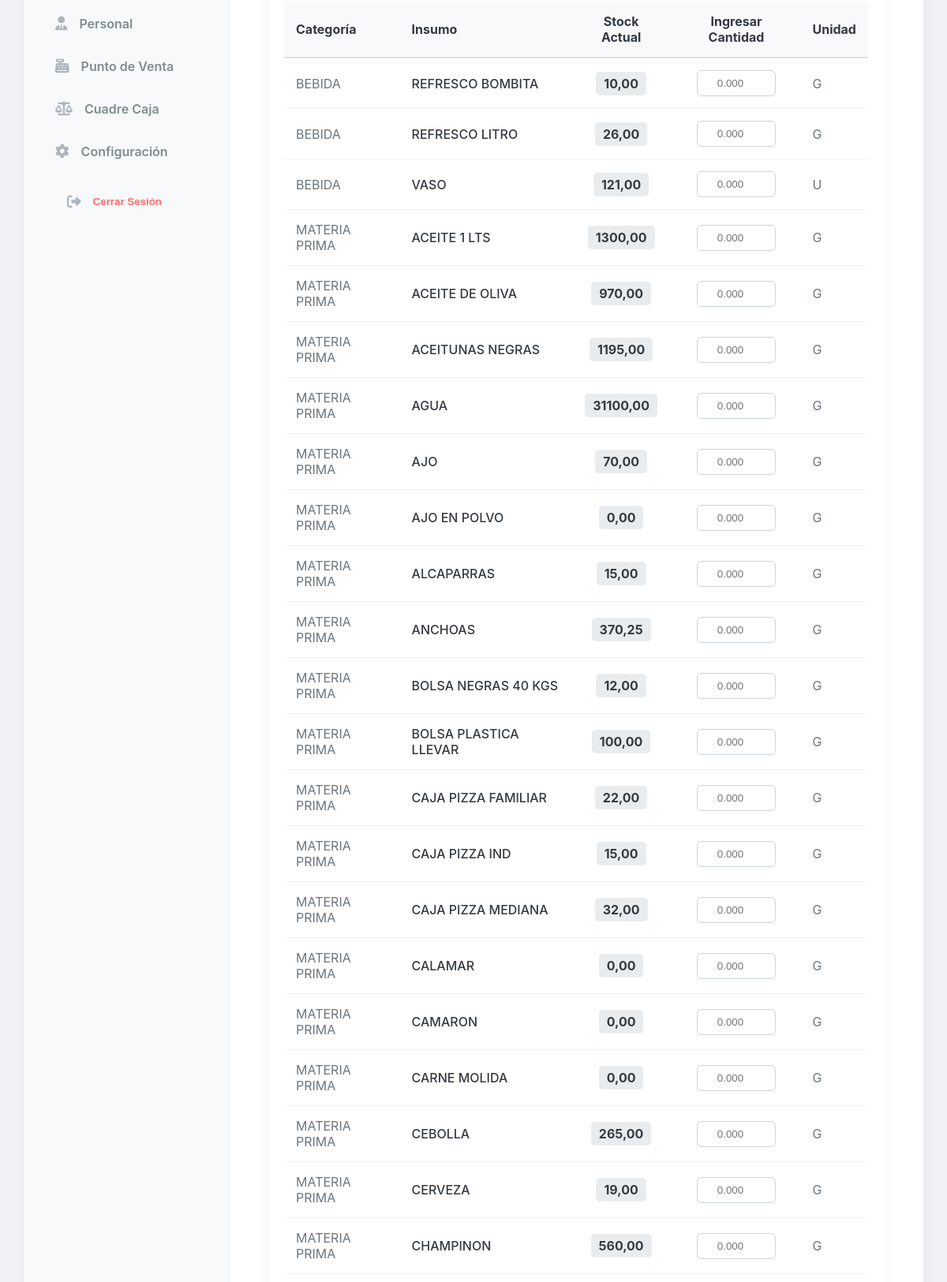
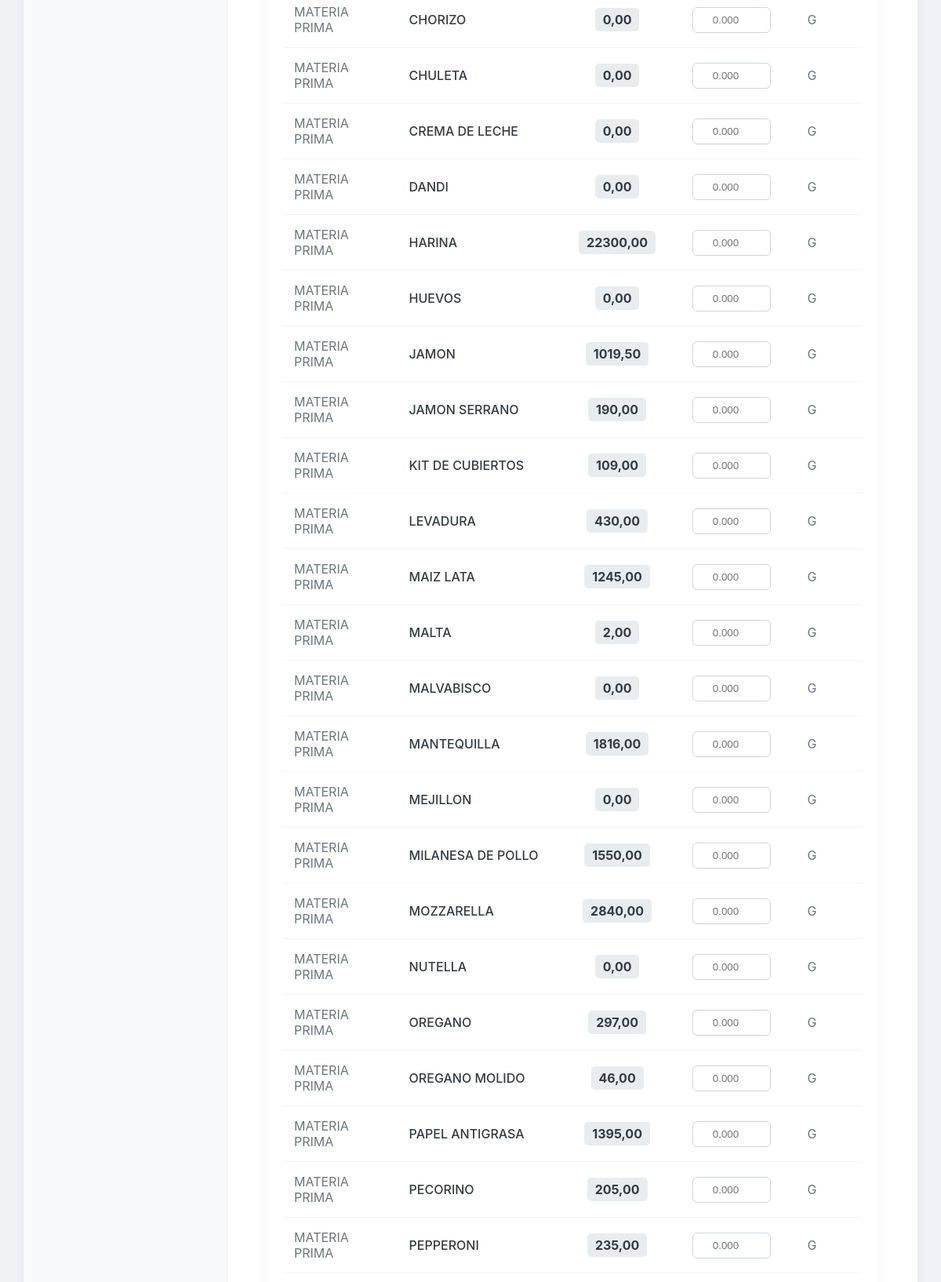
Page /inventory/inventario/carga-masiva/ (signed in, middle part) on the earlier database version (2 pictures, top to bottom).
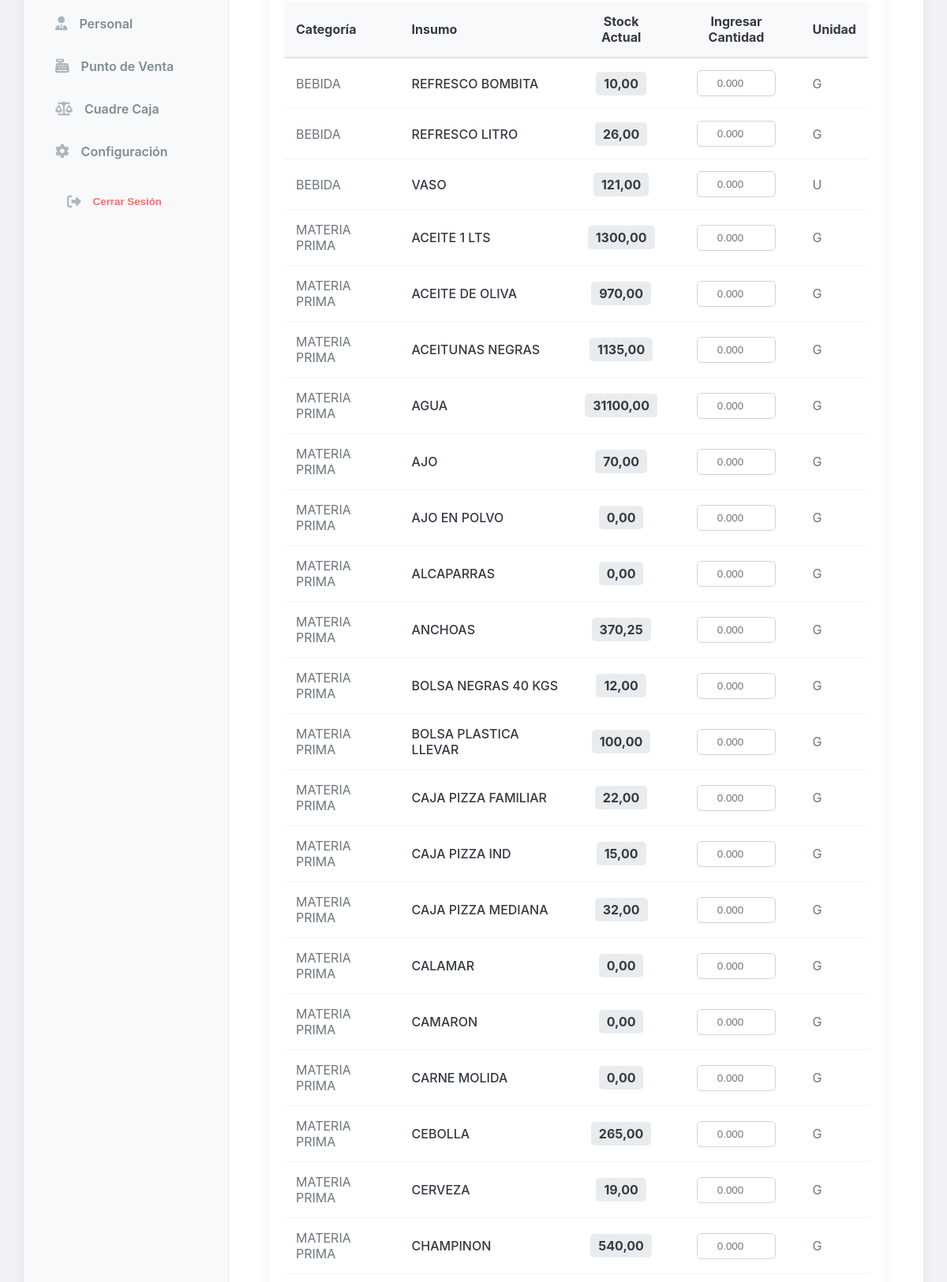
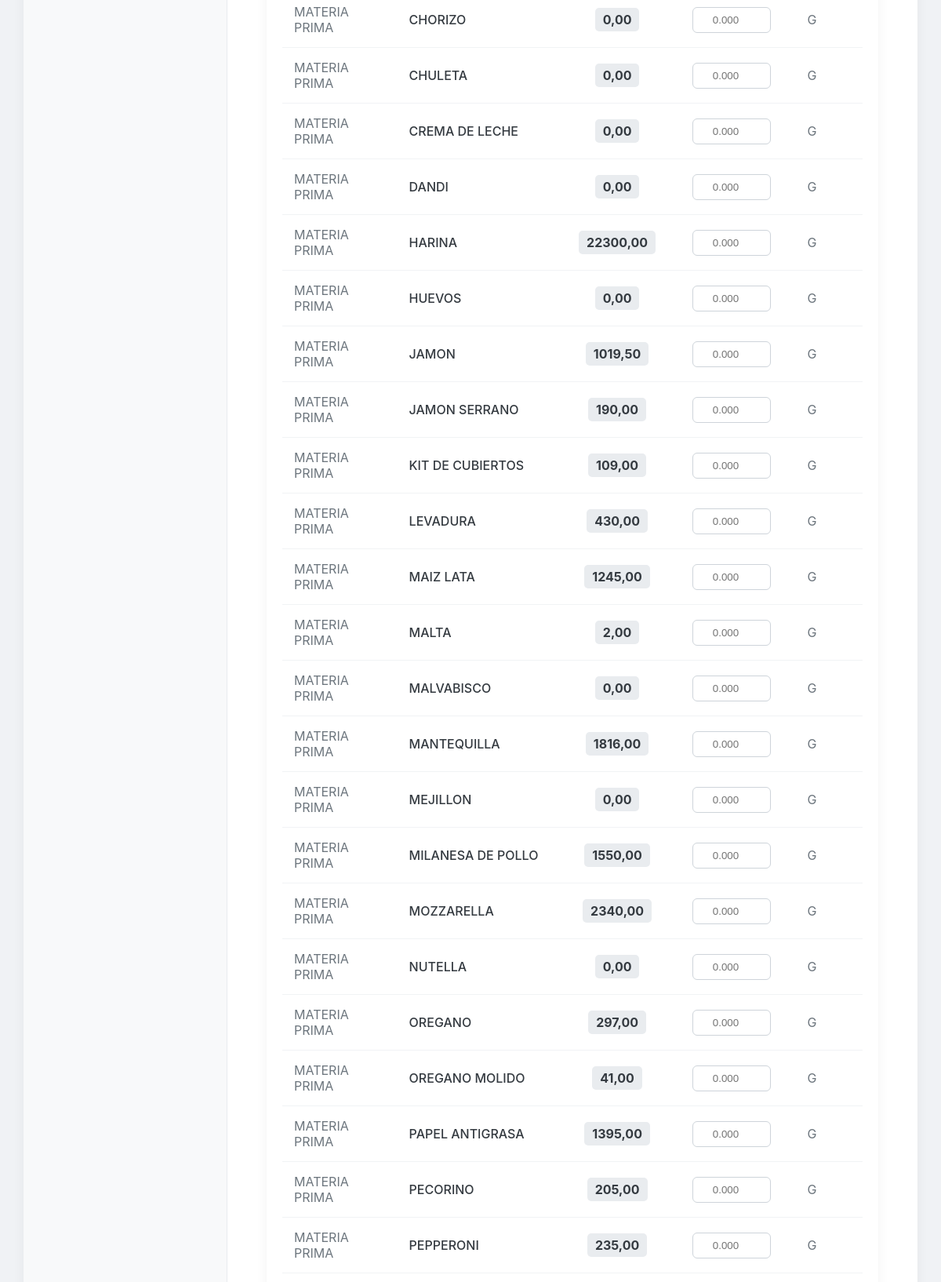
Same page on the later database version (2 pictures, top to bottom).
### inventory/models.py (models this page shows, shortened)
class Insumo(models.Model):
    nombre = models.CharField(max_length=200)
    categoria = models.ForeignKey(CategoriaInsumo, on_delete=models.SET_NULL, null=True)
    unidad = models.ForeignKey(UnidadMedida, on_delete=models.PROTECT, verbose_name="Unidad Base")
    precio_venta_extra = models.DecimalField(max_digits=10, decimal_places=2, default=0.00, verbose_name="Precio de Venta Extra ($)")
    cantidad_porcion_extra = models.DecimalField(max_digits=10, decimal_places=4, default=0.00, help_text="Cantidad a descontar por cada extra vendido (Ej: 0.050 para 50g)")
    peso_standar = models.DecimalField(
        max_digits=12,
        decimal_places=3,
        default=1,
        verbose_name="Peso por Unidad de Compra (Gr/Ml)"
    )
    precio_mercado = models.DecimalField(max_digits=12, decimal_places=2, default=0, verbose_name="Costo de la Unidad ($)")
    merma_porcentaje = models.DecimalField(max_digits=5, decimal_places=2, default=0, verbose_name="% Merma")
    rendimiento = models.DecimalField(
        max_digits=12,
        decimal_places=3,
        default=1,
        verbose_name="Rendimiento (Cantidad Final Producida)"
    )
    costo_unitario = models.DecimalField(max_digits=12, decimal_places=6, default=0, verbose_name="Costo Real x Gramo")
    stock_actual = models.DecimalField(max_digits=12, decimal_places=3, default=0)
    stock_minimo = models.DecimalField(max_digits=12, decimal_places=3, default=500)
    es_insumo_compuesto = models.BooleanField(default=False)
    es_extra = models.BooleanField(
        default=False,
        verbose_name="¿Se vende como Extra?",
        help_text="Marca esta casilla si este ingrediente puede ser agregado como extra en un producto."
    )

class CategoriaInsumo(models.Model):
    nombre = models.CharField(max_length=100)

class UnidadMedida(models.Model):
    nombre = models.CharField(max_length=50)
    codigo = models.CharField(max_length=10)
    factor = models.DecimalField(max_digits=10, decimal_places=4, default=1, help_text="1 para Gramos/ML. 1000 para KG/L.")

### inventory/views.py (the view, shortened to what this page needs)
# urls.py: path('inventario/carga-masiva/', views.carga_masiva_inventario, name='carga_masiva_inventario'),
@staff_member_required
@never_cache
def carga_masiva_inventario(request):
    insumos = Insumo.objects.filter(es_insumo_compuesto=False).order_by('categoria__nombre', 'nombre')
    return render(request, 'inventory/carga_masiva.html', {
        'insumos': insumos
    })

### core/context_processors.py (called while the page is built)
def configuracion_global(request):
    return {
        'config': Configuracion.get_solo()
    }

### core/models.py (called while the page is built)
    @classmethod
    def get_solo(cls):
        obj, created = cls.objects.get_or_create(id=1)
        return obj

### inventory/templates/inventory/carga_masiva.html (shortened to what this page needs)
{% extends 'base.html' %}
{% block content %}
<div class="app-container">
    <form method="POST" class="card-style" id="cargaMasivaForm">
        <div style="overflow-x: auto;">
            <table id="tablaCargaMasiva" style="width: 100%; text-align: left; border-collapse: collapse; min-width: 600px;">
                <thead>
                    <tr style="background-color: #f8f9fa; border-bottom: 2px solid #dee2e6;">
                        <th style="padding: 15px;">Categoría</th>
                        <th style="padding: 15px;">Insumo</th>
                        <th style="padding: 15px; text-align: center;">Stock Actual</th>
                        <th style="padding: 15px; text-align: center;">Ingresar Cantidad</th>
                        <th style="padding: 15px;">Unidad</th>
                    </tr>
                </thead>
                <tbody>
                    {% for insumo in insumos %}
                    <tr style="border-bottom: 1px solid #f1f3f5;">
                        <td style="padding: 15px; color: #6c757d;">{{ insumo.categoria.nombre|default:"Sin Categoría" }}</td>
                        <td style="padding: 15px; font-weight: 500;">{{ insumo.nombre }}</td>
                        <td style="padding: 15px; text-align: center;">
                            <span style="background-color: #e9ecef; padding: 5px 10px; border-radius: 5px; font-weight: bold;">{{ insumo.stock_actual|floatformat:2 }}</span>
                        </td>
                        <td style="padding: 15px; text-align: center;">
                            <input type="number" step="0.001" min="0" name="cantidad_insumo_{{ insumo.id }}" class="form-control" placeholder="0.000" style="width: 100px; padding: 8px; border-radius: 6px; border: 1px solid #ced4da; text-align: center;">
                        </td>
                        <td style="padding: 15px; color: #6c757d;">{{ insumo.unidad.codigo }}</td>
                    </tr>
                    {% endfor %}
                </tbody>
            </table>
        </div>
    </form>
</div>
{% endblock %}

Differences in the rows shown:
changed Insumo "ACEITUNAS NEGRAS": stock_actual "1195,00" → "1135,00"
changed Insumo "ALCAPARRAS": stock_actual "15,00" → "0,00"
changed Insumo "CHAMPINON": stock_actual "560,00" → "540,00"
changed Insumo "MOZZARELLA": stock_actual "2840,00" → "2340,00"
changed Insumo "OREGANO MOLIDO": stock_actual "46,00" → "41,00"
